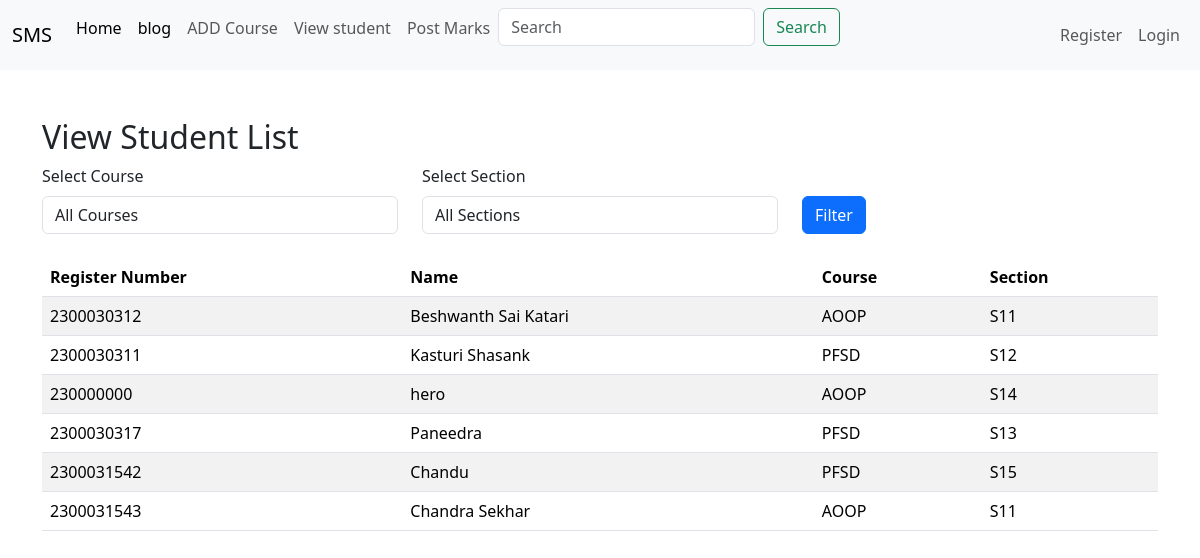
The app's page /facultyapp/view_student_list/ with its own data.
### adminapp/models.py (models this page shows, shortened)
class StudentList(models.Model):
    Register_Number = models.CharField(max_length=20,unique=True)
    Name = models.CharField(max_length=100)
    user=models.OneToOneField(User,on_delete=models.CASCADE,null=True)

### facultyapp/models.py (models this page shows, shortened)
class AddCourse(models.Model):
    COURSE_CHOICES = [
        ('AOOP', 'Advanced Object-Oriented Programming'),
        ('PFSD', 'Python Full Stack Development'),
        ('AIML', 'Artificial Intelligence and Machine Learning'),
        ('LINUX', 'Linux Administration'),
        ('OS', 'Operating Systems'),
        ('MP', 'Mathematical programming'),
        ('DBMS', 'Database Management Systems'),
        ('MERN', 'MERN Stack Development'),
        ('CC', 'Cloud Computing'),
    ]
    SECTION_CHOICES = [
        ('S11', 'Section S11'),
        ('S12', 'Section S12'),
        ('S13', 'Section S13'),
        ('S14', 'Section S14'),
        ('S15', 'Section S15'),
    ]
    student = models.ForeignKey(StudentList, on_delete=models.CASCADE)
    course = models.CharField(max_length=50, choices=COURSE_CHOICES)
    section = models.CharField(max_length=50, choices=SECTION_CHOICES)

### facultyapp/views.py (the view)
# urls.py: path('view_student_list/', views.view_student_list, name='view_student_list'),
def view_student_list(request):
    course = request.GET.get('course')
    section = request.GET.get('section')
    student_courses = AddCourse.objects.all()
    if course:
        student_courses = student_courses.filter(course=course)
    if section:
        student_courses = student_courses.filter(section=section)
    students = StudentList.objects.filter(id__in=student_courses.values('student_id'))
    course_choices = AddCourse.COURSE_CHOICES
    section_choices = AddCourse.SECTION_CHOICES
    context = {
        'students': students,
        'course_choices': course_choices,
        'section_choices': section_choices,
        'selected_course': course,
        'selected_section': section,
    }
    return render(request, 'facultyapp/view_student_list.html', context)

### templates/facultyapp/view_student_list.html (shortened to what this page needs)
{% extends 'Navbar/FacultyNavbar.html' %}
{% load static %}
{% block body %}
    <div class="container mt-5">
        <h2>View Student List</h2>
        <form method="get" class="mb-4">
            <div class="row">
                <div class="col-md-4">
                    <label for="course" class="form-label">Select Course</label>
                    <select name="course" id="course" class="form-control">
                        <option value="">All Courses</option>
                    </select>
                </div>
                <div class="col-md-4">
                    <label for="section" class="form-label">Select Section</label>
                    <select name="section" id="section" class="form-control">
                        <option value="">All Sections</option>
                    </select>
                </div>
                <div class="col-md-4 mt-4">
                    <button type="submit" class="btn btn-primary mt-2">Filter</button>
                </div>
            </div>
        </form>
        <table class="table table-striped">
            <thead>
                <tr>
                    <th>Register Number</th>
                    <th>Name</th>
                    <th>Course</th>
                    <th>Section</th>
                </tr>
            </thead>
            <tbody>
                {% if students %}
                    {% for student in students %}
                        <tr>
                            <td>{{ student.Register_Number }}</td>
                            <td>{{ student.Name }}</td>
                            <td>{{ student.addcourse_set.first.course }}</td>
                            <td>{{ student.addcourse_set.first.section }}</td>
                        </tr>
                    {% endfor %}
                {% else %}
                    <tr>
                        <td colspan="4" class="text-center">No students found.</td>
                    </tr>
                {% endif %}
            </tbody>
        </table>
    </div>
{% endblock %}

### records on screen
StudentList: Register_Number "2300030312", Name "Beshwanth Sai Katari", addcourse_set.first.course "AOOP", addcourse_set.first.section "S11"
StudentList: Register_Number "2300030311", Name "Kasturi Shasank", addcourse_set.first.course "PFSD", addcourse_set.first.section "S12"
StudentList: Register_Number "230000000", Name "hero", addcourse_set.first.course "AOOP", addcourse_set.first.section "S14"
StudentList: Register_Number "2300030317", Name "Paneedra", addcourse_set.first.course "PFSD", addcourse_set.first.section "S13"
StudentList: Register_Number "2300031542", Name "Chandu", addcourse_set.first.course "PFSD", addcourse_set.first.section "S15"
StudentList: Register_Number "2300031543", Name "Chandra Sekhar", addcourse_set.first.course "AOOP", addcourse_set.first.section "S11"
